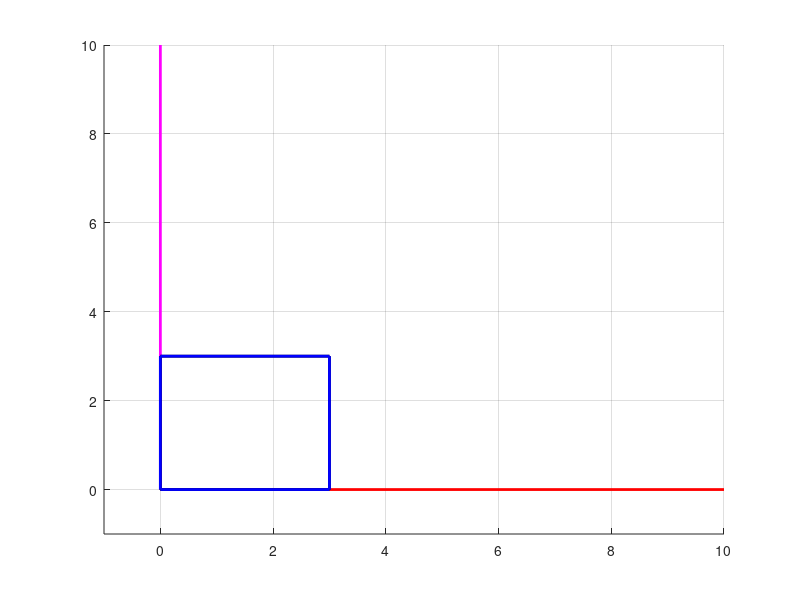

Write the MATLAB code that produced this figure. (Note: this script raises an error after producing the figure.)
Cuadrado1 = [0 3 3 0 0; 0 0 3 3 0; 0 0 0 0 0; 1 1 1 1 1];
CuadradoAnimacion = Cuadrado1;

steps = 40;
dy = 4 / steps;

for i = 1:steps
    clf
    line([0 10],[0 0],[0 0],'LineWidth',2,'Color','red');
    line([0 0],[0 10],[0 0],'LineWidth',2,'Color','magenta');
    axis([-1 10 -1 10]);
    grid on;
    hold on

    % PLOT CUADRADO ORIGINAL
    plot(Cuadrado1(1,:), Cuadrado1(2,:), 'black', 'LineWidth', 2);

    % PLOT CUADRADO EN ANIMACION
    plot(CuadradoAnimacion(1,:), CuadradoAnimacion(2,:), 'blue', 'LineWidth', 2);

    for j = 1:size(CuadradoAnimacion, 2)
        CuadradoAnimacion(:,j) = traslacion(0, dy, 0, CuadradoAnimacion(:,j));
    end

    pause(0.05)
end
